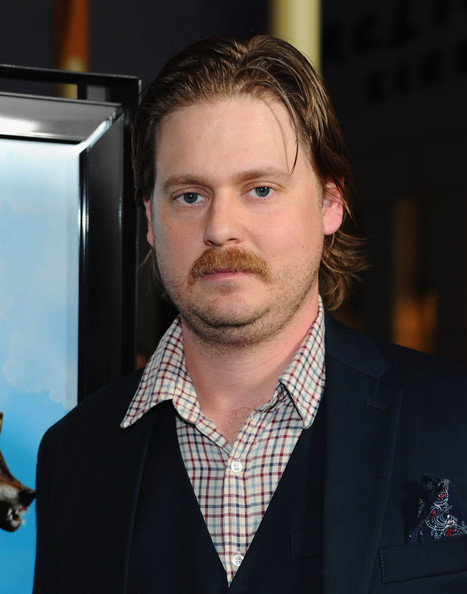
#> input picture haar_cascades/tim.jpg, 467 x 594 px
$ jupyter execute face_detection.ipynb
#> lines starting #> are read from the running program, lines starting #| are printed output that depends on the picture; after the words box and inside, x2 and y2 are one past the last pixel; in counts of white or black regions, pixels touching at a corner belong together
[cell 1]
from matplotlib import pyplot as plt
import cv2

[cell 2]
# https://github.com/opencv/opencv/tree/master/data/haarcascades
FACE_CASCADE = cv2.CascadeClassifier('haarcascade_frontalface_default.xml') # cascade for the face.
EYE_CASCADE = cv2.CascadeClassifier('haarcascade_eye.xml') # cascade for the eyes.

def detect_eyes(gray, image): #
    faces = FACE_CASCADE.detectMultiScale(gray, 1.3, 10)  # Second arg: scale, third arg: min neighbours (that also classify)
    for (x, y, w, h) in faces:
        cv2.rectangle(image, (x, y), (x+w, y+h), (255, 0, 0), 3)
        roi_gray = gray[y:y+h, x:x+w]
        roi_color = image[y:y+h, x:x+w]
        eyes = EYE_CASCADE.detectMultiScale(roi_gray, 1.6, 5)
        for (ex, ey, ew, eh) in eyes:
            cv2.rectangle(roi_color,(ex, ey),(ex+ew, ey+eh), (0, 255, 0), 3)
    return image

[cell 3]
def get_eyes_canvas(img_name):
    image = cv2.imread(img_name,-1) #-1 for color, 0 for graysale
    gray = cv2.cvtColor(image, cv2.COLOR_BGR2GRAY)
    return detect_eyes(gray,image)

[cell 4]
plt.figure(figsize=(12,12))
plt.subplot(1,2,1)
plt.imshow(get_eyes_canvas('tim.jpg'))
#> in get_eyes_canvas, image is the input picture: shape (594, 467, 3); mean B, G, R 66.7, 67.6, 72
#> in get_eyes_canvas, `gray = cv2.cvtColor(image, cv2.COLOR_BGR2GRAY)`:
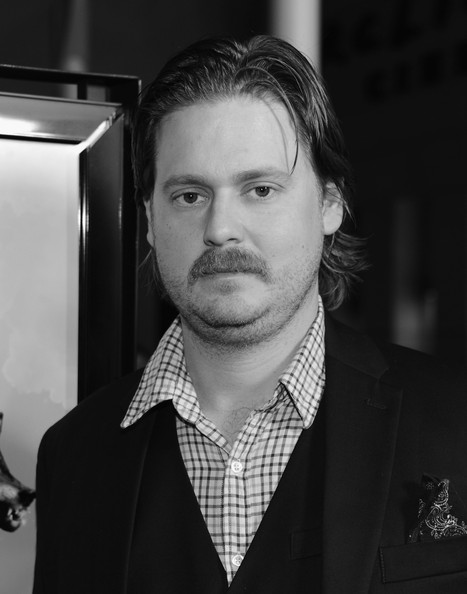
#> gray: shape (594, 467); min 0, max 255, mean 68.8
#> in detect_eyes, `faces = FACE_CASCADE.detectMultiScale(gray, 1.3, 10)`: faces = [[123, 109, 211, 211]]
#> the loop in detect_eyes, `for (x, y, w, h) in faces:` made 1 pass
#> (x, y, w, h, eyes) on pass 1: (123, 109, 211, 211, [[111, 55, 51, 51], [40, 62, 51, 51]])
#> pass 1, in detect_eyes, `roi_gray = gray[y:y+h, x:x+w]`:
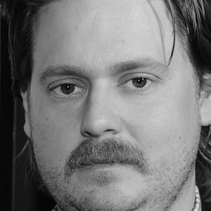
#> roi_gray: shape (211, 211); min 0, max 224, mean 119.1
#> after the loop in detect_eyes, `for (x, y, w, h) in faces:`:
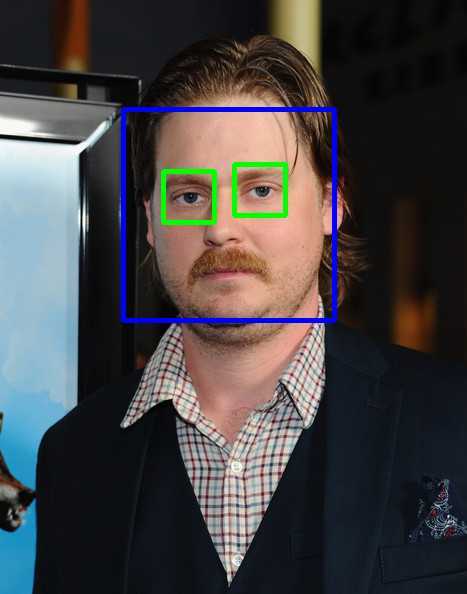
#> image: shape (594, 467, 3); 2.24% of pixels changed, all inside (x1, y1, x2, y2) = (121, 107, 337, 323)
#> after the loop in detect_eyes, `for (x, y, w, h) in faces:`:
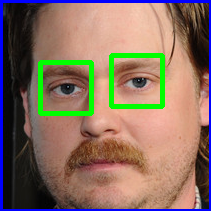
#> roi_color: shape (211, 211, 3); mean B, G, R 96.8, 111.6, 135
plt.subplot(1,2,2)
plt.imshow(get_eyes_canvas('tim_smiling.jpg'))
#> call 2 of get_eyes_canvas, with img_name = 'tim_smiling.jpg'
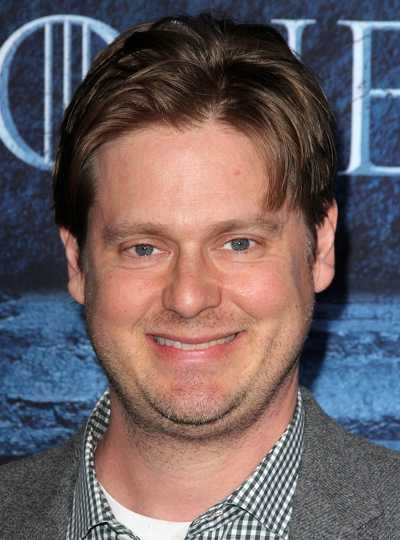
#> input picture haar_cascades/tim_smiling.jpg, 400 x 540 px
#> in get_eyes_canvas, image is the input picture: shape (540, 400, 3); mean B, G, R 99.6, 96.6, 109.6
#> in get_eyes_canvas (call 2), `gray = cv2.cvtColor(image, cv2.COLOR_BGR2GRAY)`:
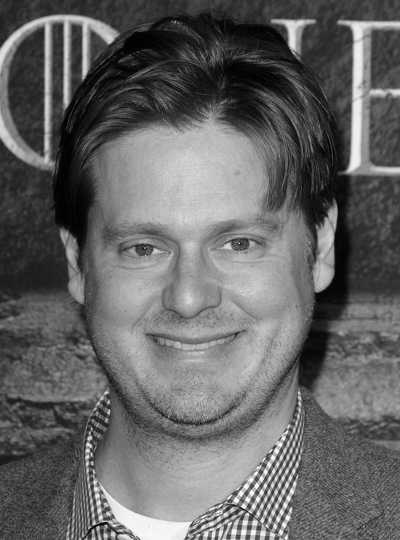
#> gray: shape (540, 400); min 0, max 255, mean 100.8
#> in detect_eyes (call 2), `faces = FACE_CASCADE.detectMultiScale(gray, 1.3, 10)`: faces = [[60, 139, 262, 262]]
#> the loop in detect_eyes (call 2), `for (x, y, w, h) in faces:` made 1 pass
#> (x, y, w, h, eyes) on pass 1: (60, 139, 262, 262, [[154, 79, 51, 51], [54, 85, 51, 51]])
#> pass 1, in detect_eyes (call 2), `roi_gray = gray[y:y+h, x:x+w]`:
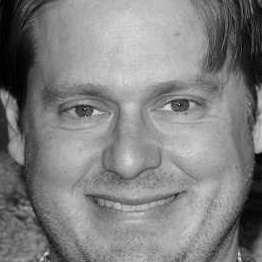
#> roi_gray: shape (262, 262); min 0, max 230, mean 129.2
#> after the loop in detect_eyes (call 2), `for (x, y, w, h) in faces:`:
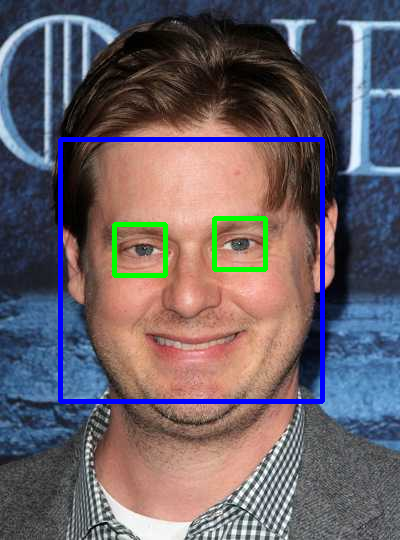
#> image: shape (540, 400, 3); 3.35% of pixels changed, all inside (x1, y1, x2, y2) = (58, 137, 325, 404)
#> after the loop in detect_eyes (call 2), `for (x, y, w, h) in faces:`:
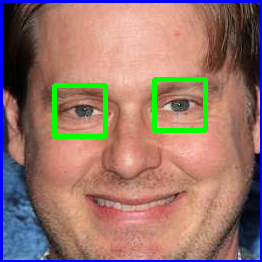
#> roi_color: shape (262, 262, 3); mean B, G, R 107.3, 117.7, 152.1


plt.show()
#> figure, not shown here; B, G, R data is drawn as R, G, B

Add smile detection

[cell 5]
SMILE_CASCADE = cv2.CascadeClassifier('haarcascade_smile.xml')

# Defining a function that will do the detections
def smile_detect(gray, frame):
    faces = FACE_CASCADE.detectMultiScale(gray, 1.3, 10) # Second arg: scale, third arg: min neighbours (that also classify)
    for (x, y, w, h) in faces:
        cv2.rectangle(frame, (x, y), (x+w, y+h), (255, 0, 0), 3)
        roi_gray = gray[y:y+h, x:x+w]
        roi_color = frame[y:y+h, x:x+w]
        eyes = EYE_CASCADE.detectMultiScale(roi_gray, 1.6, 4)
        for (ex, ey, ew, eh) in eyes:
            cv2.rectangle(roi_color, (ex, ey), (ex+ew, ey+eh), (0, 255, 0), 3)
        smiles = SMILE_CASCADE.detectMultiScale(roi_gray, 1.8, 22)
        for (sx, sy, sw, sh) in smiles:
            cv2.rectangle(roi_color, (sx, sy), (sx+sw, sy+sh), (0, 0, 255), 3)
    return frame

[cell 6]
def get_smile_canvas(img_name):
    image = cv2.imread(img_name,-1) #-1 for color, 0 for graysale
    gray = cv2.cvtColor(image, cv2.COLOR_BGR2GRAY)
    return smile_detect(gray,image)

Note that I had to some manual tuning for both scaling and min_neighbouring to get the classifier to work

[cell 7]
plt.figure(figsize=(12,12))

plt.subplot(1,2,1)
plt.imshow(get_smile_canvas('tim.jpg'))
#> in smile_detect, `faces = FACE_CASCADE.detectMultiScale(gray, 1.3, 10)`: faces = [[123, 109, 211, 211]]
#> the loop in smile_detect, `for (x, y, w, h) in faces:` made 1 pass
plt.subplot(1,2,2)
plt.imshow(get_smile_canvas('tim_smiling.jpg'))
#> in smile_detect (call 2), `faces = FACE_CASCADE.detectMultiScale(gray, 1.3, 10)`: faces = [[60, 139, 262, 262]]
#> the loop in smile_detect (call 2), `for (x, y, w, h) in faces:` made 1 pass
#> (x, y, w, h, eyes, smiles) on pass 1: (60, 139, 262, 262, [[154, 79, 51, 51], [54, 85, 51, 51]], [[76, 175, 117, 58]])
#> after the loop in smile_detect (call 2), `for (x, y, w, h) in faces:`:
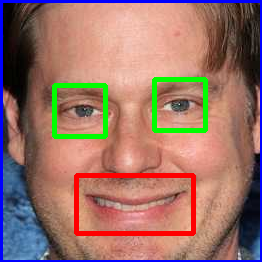
#> roi_color: shape (262, 262, 3); mean B, G, R 104.4, 114.2, 153.5

plt.show()
#> figure, not shown here; B, G, R data is drawn as R, G, B
